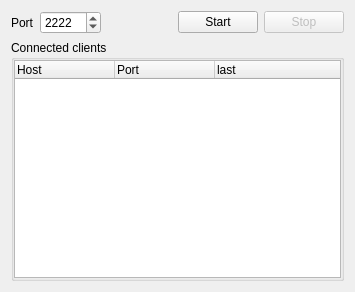
<ui version="4.0" >
 <class>MainWindowBase</class>
 <widget class="QWidget" name="MainWindowBase" >
  <property name="geometry" >
   <rect>
    <x>0</x>
    <y>0</y>
    <width>355</width>
    <height>292</height>
   </rect>
  </property>
  <property name="windowTitle" >
   <string>Server</string>
  </property>
  <layout class="QVBoxLayout" >
   <property name="margin" >
    <number>11</number>
   </property>
   <property name="spacing" >
    <number>6</number>
   </property>
   <item>
    <layout class="QHBoxLayout" >
     <property name="margin" >
      <number>0</number>
     </property>
     <property name="spacing" >
      <number>6</number>
     </property>
     <item>
      <widget class="QLabel" name="textLabel2" >
       <property name="text" >
        <string>Port</string>
       </property>
       <property name="wordWrap" >
        <bool>false</bool>
       </property>
      </widget>
     </item>
     <item>
      <widget class="QSpinBox" name="m_port" >
       <property name="sizePolicy" >
        <sizepolicy>
         <hsizetype>1</hsizetype>
         <vsizetype>1</vsizetype>
         <horstretch>0</horstretch>
         <verstretch>0</verstretch>
        </sizepolicy>
       </property>
       <property name="maximum" >
        <number>65535</number>
       </property>
       <property name="minimum" >
        <number>1024</number>
       </property>
       <property name="value" >
        <number>2222</number>
       </property>
      </widget>
     </item>
     <item>
      <spacer>
       <property name="orientation" >
        <enum>Qt::Horizontal</enum>
       </property>
       <property name="sizeType" >
        <enum>QSizePolicy::Expanding</enum>
       </property>
       <property name="sizeHint" >
        <size>
         <width>41</width>
         <height>20</height>
        </size>
       </property>
      </spacer>
     </item>
     <item>
      <widget class="QPushButton" name="m_start" >
       <property name="text" >
        <string>Start</string>
       </property>
      </widget>
     </item>
     <item>
      <widget class="QPushButton" name="m_stop" >
       <property name="enabled" >
        <bool>false</bool>
       </property>
       <property name="text" >
        <string>Stop</string>
       </property>
      </widget>
     </item>
    </layout>
   </item>
   <item>
    <widget class="QGroupBox" name="groupBox1" >
     <property name="title" >
      <string>Connected clients</string>
     </property>
     <layout class="QHBoxLayout" >
      <property name="margin" >
       <number>0</number>
      </property>
      <property name="spacing" >
       <number>6</number>
      </property>
      <item>
       <widget class="QTreeWidget" name="m_list" >
        <column>
         <property name="text" >
          <string>Host</string>
         </property>
        </column>
        <column>
         <property name="text" >
          <string>Port</string>
         </property>
        </column>
        <column>
         <property name="text" >
          <string>last</string>
         </property>
        </column>
       </widget>
      </item>
     </layout>
    </widget>
   </item>
  </layout>
 </widget>
 <layoutdefault spacing="6" margin="11" />
 
 <resources/>
 <connections/>
</ui>
